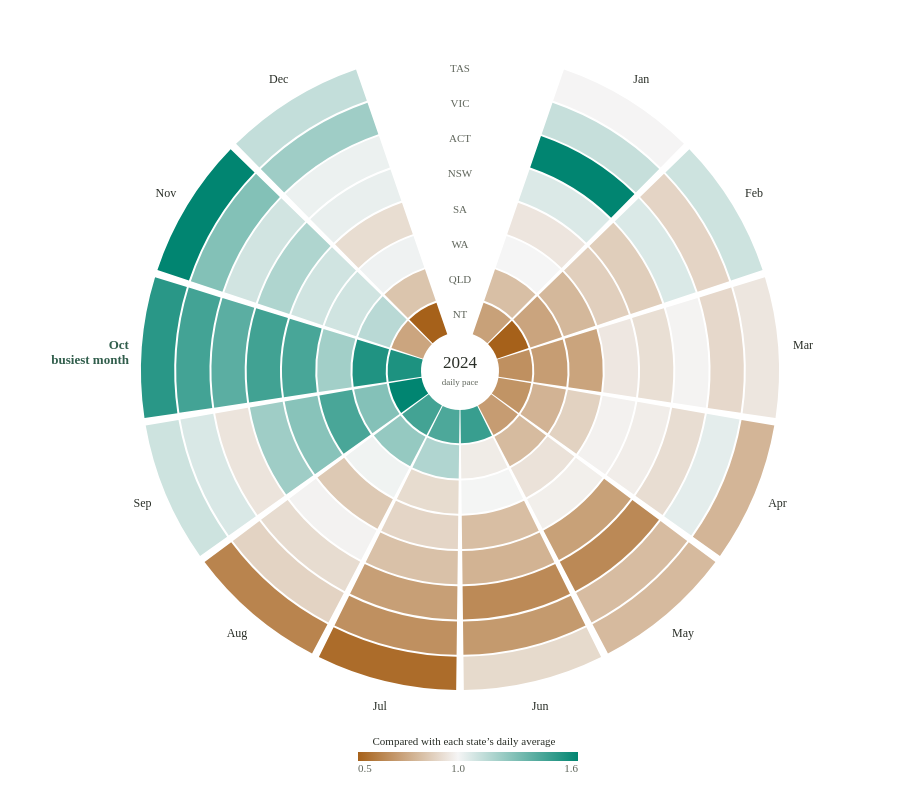

Specify this chart in Vega-Lite:
### Vega specification from a JSON file in a GitHub repository (floating-point values rounded to 4 significant figures)
{"$schema": "https://vega.github.io/schema/vega/v5.json", "width": 904, "height": 726, "padding": 8, "background": "transparent", "autosize": {"type": "pad", "contains": "padding"}, "config": {"text": {"font": "Bricolage Grotesque", "fill": "#292e27"}, "axis": {"labelFont": "Bricolage Grotesque", "titleFont": "Bricolage Grotesque", "labelFontSize": 12, "titleFontSize": 12, "titleFontWeight": 500, "labelColor": "#60665c", "titleColor": "#292e27", "domain": false, "ticks": false, "gridColor": "#e0dccf", "gridOpacity": 0.75, "labelPadding": 8, "titlePadding": 14}, "legend": {"labelFont": "Bricolage Grotesque", "titleFont": "Bricolage Grotesque", "labelFontSize": 11, "titleFontSize": 11, "titleFontWeight": 500, "labelColor": "#60665c", "titleColor": "#292e27", "gradientThickness": 9, "gradientLength": 130, "padding": 8}}, "description": "Circular heatmap of monthly records per day relative to each state’s annual daily average. Rings show states from north to south; sectors follow the calendar.", "data": [{"name": "cells", "values": [{"state": "Australian Capital Territory", "code": "ACT", "month": 1, "label": "Jan", "season": "Summer", "count": 48911, "dailyIndex": 1.679, "a0": 0.332, "a1": 0.7783, "r0": 215.2, "r1": 248.5}, {"state": "New South Wales", "code": "NSW", "month": 1, "label": "Jan", "season": "Summer", "count": 221522, "dailyIndex": 1.065, "a0": 0.332, "a1": 0.7783, "r0": 180, "r1": 213.2}, {"state": "Northern Territory", "code": "NT", "month": 1, "label": "Jan", "season": "Summer", "count": 20055, "dailyIndex": 0.7171, "a0": 0.332, "a1": 0.7783, "r0": 39, "r1": 72.25}, {"state": "Queensland", "code": "QLD", "month": 1, "label": "Jan", "season": "Summer", "count": 161734, "dailyIndex": 0.8176, "a0": 0.332, "a1": 0.7783, "r0": 74.25, "r1": 107.5}, {"state": "South Australia", "code": "SA", "month": 1, "label": "Jan", "season": "Summer", "count": 39320, "dailyIndex": 0.9468, "a0": 0.332, "a1": 0.7783, "r0": 144.8, "r1": 178}, {"state": "Tasmania", "code": "TAS", "month": 1, "label": "Jan", "season": "Summer", "count": 39130, "dailyIndex": 0.9977, "a0": 0.332, "a1": 0.7783, "r0": 285.8, "r1": 319}, {"state": "Victoria", "code": "VIC", "month": 1, "label": "Jan", "season": "Summer", "count": 231735, "dailyIndex": 1.116, "a0": 0.332, "a1": 0.7783, "r0": 250.5, "r1": 283.8}, {"state": "Western Australia", "code": "WA", "month": 1, "label": "Jan", "season": "Summer", "count": 59845, "dailyIndex": 0.9999, "a0": 0.332, "a1": 0.7783, "r0": 109.5, "r1": 142.8}, {"state": "Australian Capital Territory", "code": "ACT", "month": 2, "label": "Feb", "season": "Summer", "count": 29034, "dailyIndex": 1.066, "a0": 0.8023, "a1": 1.249, "r0": 215.2, "r1": 248.5}, {"state": "New South Wales", "code": "NSW", "month": 2, "label": "Feb", "season": "Summer", "count": 169043, "dailyIndex": 0.8687, "a0": 0.8023, "a1": 1.249, "r0": 180, "r1": 213.2}, {"state": "Northern Territory", "code": "NT", "month": 2, "label": "Feb", "season": "Summer", "count": 12264, "dailyIndex": 0.4688, "a0": 0.8023, "a1": 1.249, "r0": 39, "r1": 72.25}, {"state": "Queensland", "code": "QLD", "month": 2, "label": "Feb", "season": "Summer", "count": 134640, "dailyIndex": 0.7276, "a0": 0.8023, "a1": 1.249, "r0": 74.25, "r1": 107.5}, {"state": "South Australia", "code": "SA", "month": 2, "label": "Feb", "season": "Summer", "count": 33927, "dailyIndex": 0.8733, "a0": 0.8023, "a1": 1.249, "r0": 144.8, "r1": 178}, {"state": "Tasmania", "code": "TAS", "month": 2, "label": "Feb", "season": "Summer", "count": 40327, "dailyIndex": 1.099, "a0": 0.8023, "a1": 1.249, "r0": 285.8, "r1": 319}, {"state": "Victoria", "code": "VIC", "month": 2, "label": "Feb", "season": "Summer", "count": 172671, "dailyIndex": 0.8893, "a0": 0.8023, "a1": 1.249, "r0": 250.5, "r1": 283.8}, {"state": "Western Australia", "code": "WA", "month": 2, "label": "Feb", "season": "Summer", "count": 44450, "dailyIndex": 0.7939, "a0": 0.8023, "a1": 1.249, "r0": 109.5, "r1": 142.8}, {"state": "Australian Capital Territory", "code": "ACT", "month": 3, "label": "Mar", "season": "Autumn", "count": 28940, "dailyIndex": 0.9937, "a0": 1.273, "a1": 1.719, "r0": 215.2, "r1": 248.5}, {"state": "New South Wales", "code": "NSW", "month": 3, "label": "Mar", "season": "Autumn", "count": 192311, "dailyIndex": 0.9245, "a0": 1.273, "a1": 1.719, "r0": 180, "r1": 213.2}, {"state": "Northern Territory", "code": "NT", "month": 3, "label": "Mar", "season": "Autumn", "count": 18430, "dailyIndex": 0.659, "a0": 1.273, "a1": 1.719, "r0": 39, "r1": 72.25}, {"state": "Queensland", "code": "QLD", "month": 3, "label": "Mar", "season": "Autumn", "count": 138941, "dailyIndex": 0.7024, "a0": 1.273, "a1": 1.719, "r0": 74.25, "r1": 107.5}, {"state": "South Australia", "code": "SA", "month": 3, "label": "Mar", "season": "Autumn", "count": 39624, "dailyIndex": 0.9541, "a0": 1.273, "a1": 1.719, "r0": 144.8, "r1": 178}, {"state": "Tasmania", "code": "TAS", "month": 3, "label": "Mar", "season": "Autumn", "count": 37236, "dailyIndex": 0.9494, "a0": 1.273, "a1": 1.719, "r0": 285.8, "r1": 319}, {"state": "Victoria", "code": "VIC", "month": 3, "label": "Mar", "season": "Autumn", "count": 187540, "dailyIndex": 0.9036, "a0": 1.273, "a1": 1.719, "r0": 250.5, "r1": 283.8}, {"state": "Western Australia", "code": "WA", "month": 3, "label": "Mar", "season": "Autumn", "count": 43466, "dailyIndex": 0.7263, "a0": 1.273, "a1": 1.719, "r0": 109.5, "r1": 142.8}, {"state": "Australian Capital Territory", "code": "ACT", "month": 4, "label": "Apr", "season": "Autumn", "count": 25942, "dailyIndex": 0.9204, "a0": 1.743, "a1": 2.189, "r0": 215.2, "r1": 248.5}, {"state": "New South Wales", "code": "NSW", "month": 4, "label": "Apr", "season": "Autumn", "count": 195991, "dailyIndex": 0.9736, "a0": 1.743, "a1": 2.189, "r0": 180, "r1": 213.2}, {"state": "Northern Territory", "code": "NT", "month": 4, "label": "Apr", "season": "Autumn", "count": 18189, "dailyIndex": 0.672, "a0": 1.743, "a1": 2.189, "r0": 39, "r1": 72.25}, {"state": "Queensland", "code": "QLD", "month": 4, "label": "Apr", "season": "Autumn", "count": 148920, "dailyIndex": 0.778, "a0": 1.743, "a1": 2.189, "r0": 74.25, "r1": 107.5}, {"state": "South Australia", "code": "SA", "month": 4, "label": "Apr", "season": "Autumn", "count": 39641, "dailyIndex": 0.9863, "a0": 1.743, "a1": 2.189, "r0": 144.8, "r1": 178}, {"state": "Tasmania", "code": "TAS", "month": 4, "label": "Apr", "season": "Autumn", "count": 29783, "dailyIndex": 0.7847, "a0": 1.743, "a1": 2.189, "r0": 285.8, "r1": 319}, {"state": "Victoria", "code": "VIC", "month": 4, "label": "Apr", "season": "Autumn", "count": 209165, "dailyIndex": 1.041, "a0": 1.743, "a1": 2.189, "r0": 250.5, "r1": 283.8}, {"state": "Western Australia", "code": "WA", "month": 4, "label": "Apr", "season": "Autumn", "count": 50987, "dailyIndex": 0.8803, "a0": 1.743, "a1": 2.189, "r0": 109.5, "r1": 142.8}, {"state": "Australian Capital Territory", "code": "ACT", "month": 5, "label": "May", "season": "Autumn", "count": 18525, "dailyIndex": 0.6361, "a0": 2.213, "a1": 2.659, "r0": 215.2, "r1": 248.5}, {"state": "New South Wales", "code": "NSW", "month": 5, "label": "May", "season": "Autumn", "count": 148784, "dailyIndex": 0.7152, "a0": 2.213, "a1": 2.659, "r0": 180, "r1": 213.2}, {"state": "Northern Territory", "code": "NT", "month": 5, "label": "May", "season": "Autumn", "count": 19600, "dailyIndex": 0.7008, "a0": 2.213, "a1": 2.659, "r0": 39, "r1": 72.25}, {"state": "Queensland", "code": "QLD", "month": 5, "label": "May", "season": "Autumn", "count": 158953, "dailyIndex": 0.8036, "a0": 2.213, "a1": 2.659, "r0": 74.25, "r1": 107.5}, {"state": "South Australia", "code": "SA", "month": 5, "label": "May", "season": "Autumn", "count": 40625, "dailyIndex": 0.9782, "a0": 2.213, "a1": 2.659, "r0": 144.8, "r1": 178}, {"state": "Tasmania", "code": "TAS", "month": 5, "label": "May", "season": "Autumn", "count": 31413, "dailyIndex": 0.8009, "a0": 2.213, "a1": 2.659, "r0": 285.8, "r1": 319}, {"state": "Victoria", "code": "VIC", "month": 5, "label": "May", "season": "Autumn", "count": 167582, "dailyIndex": 0.8074, "a0": 2.213, "a1": 2.659, "r0": 250.5, "r1": 283.8}, {"state": "Western Australia", "code": "WA", "month": 5, "label": "May", "season": "Autumn", "count": 56040, "dailyIndex": 0.9364, "a0": 2.213, "a1": 2.659, "r0": 109.5, "r1": 142.8}, {"state": "Australian Capital Territory", "code": "ACT", "month": 6, "label": "Jun", "season": "Winter", "count": 18022, "dailyIndex": 0.6394, "a0": 2.683, "a1": 3.13, "r0": 215.2, "r1": 248.5}, {"state": "New South Wales", "code": "NSW", "month": 6, "label": "Jun", "season": "Winter", "count": 156294, "dailyIndex": 0.7764, "a0": 2.683, "a1": 3.13, "r0": 180, "r1": 213.2}, {"state": "Northern Territory", "code": "NT", "month": 6, "label": "Jun", "season": "Winter", "count": 39630, "dailyIndex": 1.464, "a0": 2.683, "a1": 3.13, "r0": 39, "r1": 72.25}, {"state": "Queensland", "code": "QLD", "month": 6, "label": "Jun", "season": "Winter", "count": 185423, "dailyIndex": 0.9687, "a0": 2.683, "a1": 3.13, "r0": 74.25, "r1": 107.5}, {"state": "South Australia", "code": "SA", "month": 6, "label": "Jun", "season": "Winter", "count": 32694, "dailyIndex": 0.8135, "a0": 2.683, "a1": 3.13, "r0": 144.8, "r1": 178}, {"state": "Tasmania", "code": "TAS", "month": 6, "label": "Jun", "season": "Winter", "count": 34434, "dailyIndex": 0.9072, "a0": 2.683, "a1": 3.13, "r0": 285.8, "r1": 319}, {"state": "Victoria", "code": "VIC", "month": 6, "label": "Jun", "season": "Winter", "count": 138798, "dailyIndex": 0.691, "a0": 2.683, "a1": 3.13, "r0": 250.5, "r1": 283.8}, {"state": "Western Australia", "code": "WA", "month": 6, "label": "Jun", "season": "Winter", "count": 58070, "dailyIndex": 1.003, "a0": 2.683, "a1": 3.13, "r0": 109.5, "r1": 142.8}, {"state": "Australian Capital Territory", "code": "ACT", "month": 7, "label": "Jul", "season": "Winter", "count": 20649, "dailyIndex": 0.709, "a0": 3.154, "a1": 3.6, "r0": 215.2, "r1": 248.5}, {"state": "New South Wales", "code": "NSW", "month": 7, "label": "Jul", "season": "Winter", "count": 171336, "dailyIndex": 0.8236, "a0": 3.154, "a1": 3.6, "r0": 180, "r1": 213.2}, {"state": "Northern Territory", "code": "NT", "month": 7, "label": "Jul", "season": "Winter", "count": 39509, "dailyIndex": 1.413, "a0": 3.154, "a1": 3.6, "r0": 39, "r1": 72.25}, {"state": "Queensland", "code": "QLD", "month": 7, "label": "Jul", "season": "Winter", "count": 231496, "dailyIndex": 1.17, "a0": 3.154, "a1": 3.6, "r0": 74.25, "r1": 107.5}, {"state": "South Australia", "code": "SA", "month": 7, "label": "Jul", "season": "Winter", "count": 37045, "dailyIndex": 0.892, "a0": 3.154, "a1": 3.6, "r0": 144.8, "r1": 178}, {"state": "Tasmania", "code": "TAS", "month": 7, "label": "Jul", "season": "Winter", "count": 21077, "dailyIndex": 0.5374, "a0": 3.154, "a1": 3.6, "r0": 285.8, "r1": 319}, {"state": "Victoria", "code": "VIC", "month": 7, "label": "Jul", "season": "Winter", "count": 137070, "dailyIndex": 0.6604, "a0": 3.154, "a1": 3.6, "r0": 250.5, "r1": 283.8}, {"state": "Western Australia", "code": "WA", "month": 7, "label": "Jul", "season": "Winter", "count": 54718, "dailyIndex": 0.9143, "a0": 3.154, "a1": 3.6, "r0": 109.5, "r1": 142.8}, {"state": "Australian Capital Territory", "code": "ACT", "month": 8, "label": "Aug", "season": "Winter", "count": 26635, "dailyIndex": 0.9145, "a0": 3.624, "a1": 4.07, "r0": 215.2, "r1": 248.5}, {"state": "New South Wales", "code": "NSW", "month": 8, "label": "Aug", "season": "Winter", "count": 205978, "dailyIndex": 0.9902, "a0": 3.624, "a1": 4.07, "r0": 180, "r1": 213.2}, {"state": "Northern Territory", "code": "NT", "month": 8, "label": "Aug", "season": "Winter", "count": 40239, "dailyIndex": 1.439, "a0": 3.624, "a1": 4.07, "r0": 39, "r1": 72.25}, {"state": "Queensland", "code": "QLD", "month": 8, "label": "Aug", "season": "Winter", "count": 244266, "dailyIndex": 1.235, "a0": 3.624, "a1": 4.07, "r0": 74.25, "r1": 107.5}, {"state": "South Australia", "code": "SA", "month": 8, "label": "Aug", "season": "Winter", "count": 35339, "dailyIndex": 0.8509, "a0": 3.624, "a1": 4.07, "r0": 144.8, "r1": 178}, {"state": "Tasmania", "code": "TAS", "month": 8, "label": "Aug", "season": "Winter", "count": 24289, "dailyIndex": 0.6193, "a0": 3.624, "a1": 4.07, "r0": 285.8, "r1": 319}, {"state": "Victoria", "code": "VIC", "month": 8, "label": "Aug", "season": "Winter", "count": 184050, "dailyIndex": 0.8868, "a0": 3.624, "a1": 4.07, "r0": 250.5, "r1": 283.8}, {"state": "Western Australia", "code": "WA", "month": 8, "label": "Aug", "season": "Winter", "count": 60636, "dailyIndex": 1.013, "a0": 3.624, "a1": 4.07, "r0": 109.5, "r1": 142.8}, {"state": "Australian Capital Territory", "code": "ACT", "month": 9, "label": "Sep", "season": "Spring", "count": 26568, "dailyIndex": 0.9426, "a0": 4.094, "a1": 4.54, "r0": 215.2, "r1": 248.5}, {"state": "New South Wales", "code": "NSW", "month": 9, "label": "Sep", "season": "Spring", "count": 244114, "dailyIndex": 1.213, "a0": 4.094, "a1": 4.54, "r0": 180, "r1": 213.2}, {"state": "Northern Territory", "code": "NT", "month": 9, "label": "Sep", "season": "Spring", "count": 46575, "dailyIndex": 1.721, "a0": 4.094, "a1": 4.54, "r0": 39, "r1": 72.25}, {"state": "Queensland", "code": "QLD", "month": 9, "label": "Sep", "season": "Spring", "count": 244549, "dailyIndex": 1.278, "a0": 4.094, "a1": 4.54, "r0": 74.25, "r1": 107.5}, {"state": "South Australia", "code": "SA", "month": 9, "label": "Sep", "season": "Spring", "count": 50944, "dailyIndex": 1.268, "a0": 4.094, "a1": 4.54, "r0": 144.8, "r1": 178}, {"state": "Tasmania", "code": "TAS", "month": 9, "label": "Sep", "season": "Spring", "count": 41691, "dailyIndex": 1.098, "a0": 4.094, "a1": 4.54, "r0": 285.8, "r1": 319}, {"state": "Victoria", "code": "VIC", "month": 9, "label": "Sep", "season": "Spring", "count": 214554, "dailyIndex": 1.068, "a0": 4.094, "a1": 4.54, "r0": 250.5, "r1": 283.8}, {"state": "Western Australia", "code": "WA", "month": 9, "label": "Sep", "season": "Spring", "count": 82392, "dailyIndex": 1.423, "a0": 4.094, "a1": 4.54, "r0": 109.5, "r1": 142.8}, {"state": "Australian Capital Territory", "code": "ACT", "month": 10, "label": "Oct", "season": "Spring", "count": 40145, "dailyIndex": 1.378, "a0": 4.564, "a1": 5.011, "r0": 215.2, "r1": 248.5}, {"state": "New South Wales", "code": "NSW", "month": 10, "label": "Oct", "season": "Spring", "count": 300315, "dailyIndex": 1.444, "a0": 4.564, "a1": 5.011, "r0": 180, "r1": 213.2}, {"state": "Northern Territory", "code": "NT", "month": 10, "label": "Oct", "season": "Spring", "count": 42847, "dailyIndex": 1.532, "a0": 4.564, "a1": 5.011, "r0": 39, "r1": 72.25}, {"state": "Queensland", "code": "QLD", "month": 10, "label": "Oct", "season": "Spring", "count": 301355, "dailyIndex": 1.524, "a0": 4.564, "a1": 5.011, "r0": 74.25, "r1": 107.5}, {"state": "South Australia", "code": "SA", "month": 10, "label": "Oct", "season": "Spring", "count": 59152, "dailyIndex": 1.424, "a0": 4.564, "a1": 5.011, "r0": 144.8, "r1": 178}, {"state": "Tasmania", "code": "TAS", "month": 10, "label": "Oct", "season": "Spring", "count": 58919, "dailyIndex": 1.502, "a0": 4.564, "a1": 5.011, "r0": 285.8, "r1": 319}, {"state": "Victoria", "code": "VIC", "month": 10, "label": "Oct", "season": "Spring", "count": 298474, "dailyIndex": 1.438, "a0": 4.564, "a1": 5.011, "r0": 250.5, "r1": 283.8}, {"state": "Western Australia", "code": "WA", "month": 10, "label": "Oct", "season": "Spring", "count": 72044, "dailyIndex": 1.204, "a0": 4.564, "a1": 5.011, "r0": 109.5, "r1": 142.8}, {"state": "Australian Capital Territory", "code": "ACT", "month": 11, "label": "Nov", "season": "Spring", "count": 30708, "dailyIndex": 1.089, "a0": 5.035, "a1": 5.481, "r0": 215.2, "r1": 248.5}, {"state": "New South Wales", "code": "NSW", "month": 11, "label": "Nov", "season": "Spring", "count": 236097, "dailyIndex": 1.173, "a0": 5.035, "a1": 5.481, "r0": 180, "r1": 213.2}, {"state": "Northern Territory", "code": "NT", "month": 11, "label": "Nov", "season": "Spring", "count": 19794, "dailyIndex": 0.7313, "a0": 5.035, "a1": 5.481, "r0": 39, "r1": 72.25}, {"state": "Queensland", "code": "QLD", "month": 11, "label": "Nov", "season": "Spring", "count": 219630, "dailyIndex": 1.147, "a0": 5.035, "a1": 5.481, "r0": 74.25, "r1": 107.5}, {"state": "South Australia", "code": "SA", "month": 11, "label": "Nov", "season": "Spring", "count": 43845, "dailyIndex": 1.091, "a0": 5.035, "a1": 5.481, "r0": 144.8, "r1": 178}, {"state": "Tasmania", "code": "TAS", "month": 11, "label": "Nov", "season": "Spring", "count": 60742, "dailyIndex": 1.6, "a0": 5.035, "a1": 5.481, "r0": 285.8, "r1": 319}, {"state": "Victoria", "code": "VIC", "month": 11, "label": "Nov", "season": "Spring", "count": 257158, "dailyIndex": 1.28, "a0": 5.035, "a1": 5.481, "r0": 250.5, "r1": 283.8}, {"state": "Western Australia", "code": "WA", "month": 11, "label": "Nov", "season": "Spring", "count": 63243, "dailyIndex": 1.092, "a0": 5.035, "a1": 5.481, "r0": 109.5, "r1": 142.8}, {"state": "Australian Capital Territory", "code": "ACT", "month": 12, "label": "Dec", "season": "Summer", "count": 29784, "dailyIndex": 1.023, "a0": 5.505, "a1": 5.951, "r0": 215.2, "r1": 248.5}, {"state": "New South Wales", "code": "NSW", "month": 12, "label": "Dec", "season": "Summer", "count": 214208, "dailyIndex": 1.03, "a0": 5.505, "a1": 5.951, "r0": 180, "r1": 213.2}, {"state": "Northern Territory", "code": "NT", "month": 12, "label": "Dec", "season": "Summer", "count": 13067, "dailyIndex": 0.4672, "a0": 5.505, "a1": 5.951, "r0": 39, "r1": 72.25}, {"state": "Queensland", "code": "QLD", "month": 12, "label": "Dec", "season": "Summer", "count": 165467, "dailyIndex": 0.8365, "a0": 5.505, "a1": 5.951, "r0": 74.25, "r1": 107.5}, {"state": "South Australia", "code": "SA", "month": 12, "label": "Dec", "season": "Summer", "count": 38163, "dailyIndex": 0.9189, "a0": 5.505, "a1": 5.951, "r0": 144.8, "r1": 178}, {"state": "Tasmania", "code": "TAS", "month": 12, "label": "Dec", "season": "Summer", "count": 44027, "dailyIndex": 1.123, "a0": 5.505, "a1": 5.951, "r0": 285.8, "r1": 319}, {"state": "Victoria", "code": "VIC", "month": 12, "label": "Dec", "season": "Summer", "count": 251704, "dailyIndex": 1.213, "a0": 5.505, "a1": 5.951, "r0": 250.5, "r1": 283.8}, {"state": "Western Australia", "code": "WA", "month": 12, "label": "Dec", "season": "Summer", "count": 60714, "dailyIndex": 1.014, "a0": 5.505, "a1": 5.951, "r0": 109.5, "r1": 142.8}]}, {"name": "months", "values": [{"label": "Jan", "angle": 0.5551, "peak": false}, {"label": "Feb", "angle": 1.025, "peak": false}, {"label": "Mar", "angle": 1.496, "peak": false}, {"label": "Apr", "angle": 1.966, "peak": false}, {"label": "May", "angle": 2.436, "peak": false}, {"label": "Jun", "angle": 2.906, "peak": false}, {"label": "Jul", "angle": 3.377, "peak": false}, {"label": "Aug", "angle": 3.847, "peak": false}, {"label": "Sep", "angle": 4.317, "peak": false}, {"label": "Oct", "angle": 4.788, "peak": true}, {"label": "Nov", "angle": 5.258, "peak": false}, {"label": "Dec", "angle": 5.728, "peak": false}]}, {"name": "rings", "values": [{"code": "NT", "r": 55.62}, {"code": "QLD", "r": 90.88}, {"code": "WA", "r": 126.1}, {"code": "SA", "r": 161.4}, {"code": "NSW", "r": 196.6}, {"code": "ACT", "r": 231.9}, {"code": "VIC", "r": 267.1}, {"code": "TAS", "r": 302.4}]}], "scales": [{"name": "pace", "type": "linear", "domain": [0.5, 1, 1.6], "range": ["#a6611a", "#f5f5f5", "#018571"], "clamp": true}], "marks": [{"type": "arc", "from": {"data": "cells"}, "encode": {"enter": {"x": {"value": 452}, "y": {"value": 363}, "startAngle": {"field": "a0"}, "endAngle": {"field": "a1"}, "innerRadius": {"field": "r0"}, "outerRadius": {"field": "r1"}, "fill": {"scale": "pace", "field": "dailyIndex"}, "tooltip": {"signal": "{'State':datum.state,'Month':datum.label,'Records':format(datum.count,','),'Daily pace vs state average':format(datum.dailyIndex,'.2f')+'×'}"}}, "update": {"strokeWidth": {"value": 0}}, "hover": {"stroke": {"value": "#292e27"}, "strokeWidth": {"value": 1.4}}}}, {"type": "text", "from": {"data": "months"}, "encode": {"enter": {"x": {"signal": "452+sin(datum.angle)*(datum.peak?332:344)"}, "y": {"signal": "363-cos(datum.angle)*344"}, "text": {"signal": "datum.peak?[datum.label,'busiest month']:datum.label"}, "align": {"signal": "datum.peak?(sin(datum.angle)<0?'right':'left'):'center'"}, "baseline": {"value": "middle"}, "fontSize": {"signal": "datum.peak?13:12"}, "fontWeight": {"signal": "datum.peak?700:400"}, "fill": {"signal": "datum.peak?'#315e4c':'#292e27'"}}}}, {"type": "text", "from": {"data": "rings"}, "encode": {"enter": {"x": {"value": 452}, "y": {"signal": "363-datum.r"}, "text": {"field": "code"}, "align": {"value": "center"}, "baseline": {"value": "middle"}, "fontSize": {"value": 11}, "fill": {"value": "#60665c"}}}}, {"type": "text", "encode": {"enter": {"x": {"value": 452}, "y": {"value": 360}, "text": {"value": "2024"}, "align": {"value": "center"}, "fontSize": {"value": 17}, "fontWeight": {"value": 500}}}}, {"type": "text", "encode": {"enter": {"x": {"value": 452}, "y": {"value": 377}, "text": {"value": "daily pace"}, "align": {"value": "center"}, "fontSize": {"value": 9}, "fill": {"value": "#60665c"}}}}], "legends": [{"fill": "pace", "type": "gradient", "direction": "horizontal", "orient": "none", "legendX": 342, "legendY": 720, "title": "Compared with each state’s daily average", "titleLimit": 864, "titleAnchor": "middle", "values": [0.5, 1, 1.6], "format": ".1f", "gradientLength": 220, "gradientThickness": 9}]}
